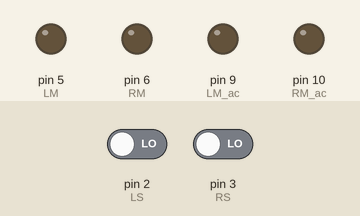
Simulated run of this sketch. Board: Arduino Uno, built with avr-gcc and run on an emulated ATmega328P. Shown: output pins drawn as LEDs (lit = HIGH). Inputs (shaded band) come from the test bench; at power-on: pin 2 (LS) LOW, pin 3 (RS) LOW.

Above: at 1.2 s.
1.3 s: pin 2 (LS) driven HIGH
At 1.8 s:
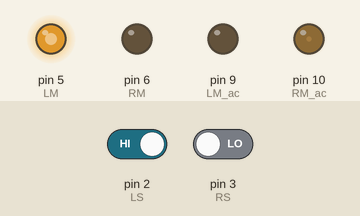
2.8 s: pin 3 (RS) driven HIGH
At 4.0 s:
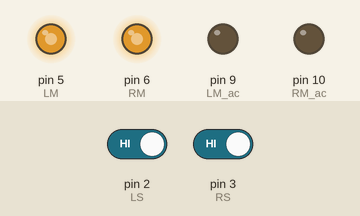
4.3 s: pin 2 (LS) driven LOW
At 5.3 s:
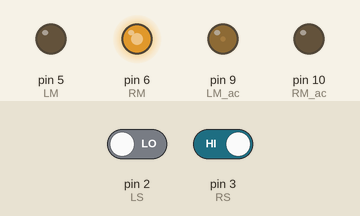
Timing chart, 0 to 7.3 s (numbered marks = the images above; inputs shaded):
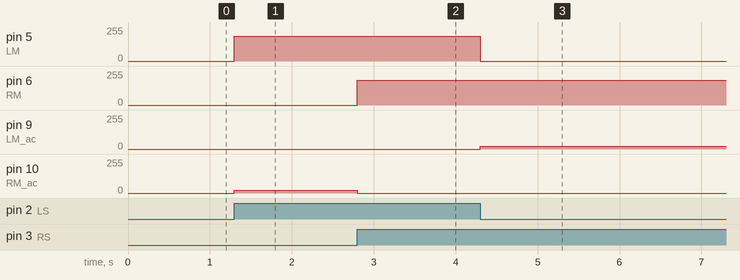

The sketch:

line_follower_car.ino
```cpp
#define LS 2 // left sensor
#define RS 3 // right sensor
#define LM 5 // left motor M1a
#define LM_ac 9 // left motor M2a
#define RM_ac 10 // right motor M2a
#define RM 6 // right motor M2b
void setup()
{
pinMode(LS, INPUT);
pinMode(RS, INPUT);
pinMode(LM, OUTPUT);
pinMode(LM_ac, OUTPUT);
pinMode(RM, OUTPUT);
pinMode(RM_ac, OUTPUT);
}
void loop()
{
if(digitalRead(LS) && digitalRead(RS)) // Move Forward on line
{
analogWrite(LM, 185);
analogWrite(LM_ac, 0);
analogWrite(RM, 185);
analogWrite(RM_ac, 0);
}
if(digitalRead(LS) && !(digitalRead(RS))) // turn right by rotationg left motors in forward and right ones in backward direction
{
analogWrite(LM, 185);
analogWrite(LM_ac, 0);
analogWrite(RM, 0);
analogWrite(RM_ac, 20);
}
if(!(digitalRead(LS)) && digitalRead(RS)) // Turn left by rotating right motors in forward and left ones in backward direction
{
analogWrite(LM, 0);
analogWrite(LM_ac, 20);
analogWrite(RM, 185);
analogWrite(RM_ac, 0);
}

if(!(digitalRead(LS)) && !(digitalRead(RS))) // Finish line, stop both the motors
{
analogWrite(LM, 0);
analogWrite(LM_ac, 0);
analogWrite(RM, 0);
analogWrite(RM_ac, 0);
}
}
```

Measured:
- after the input at 1.3 s, pin 5 (LM): 0/255 → 185/255 at once; pin 10 (RM_ac): 0/255 → 20/255 at once
- after the input at 2.8 s, pin 6 (RM): 0/255 → 185/255 at once; pin 10 (RM_ac): 20/255 → 0/255 at once
- after the input at 4.3 s, pin 5 (LM): 185/255 → 0/255 at once; pin 9 (LM_ac): 0/255 → 20/255 at once
